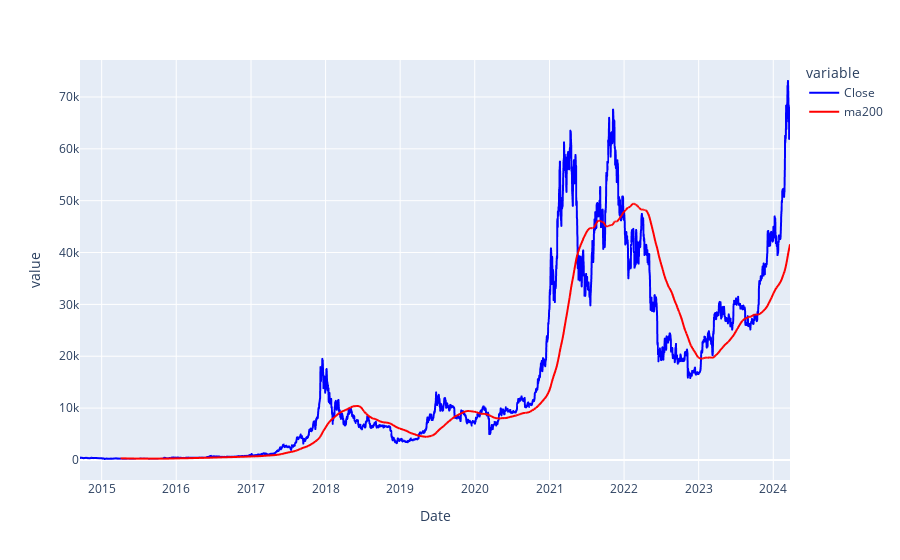

The notebook cell this image was saved under:
### Code cell
data['ma200'] = data['Close'].rolling(window=200).mean()
fig3 = px.line(data, x=data.index, y=['Close', 'ma200'], color_discrete_map={'Close': 'blue', 'ma200': 'red'})
fig3.show()

### Figure 1 — Plotly figure (JSON) as saved in the notebook; plotly's stock layout.template omitted (floating-point values rounded to 4 significant figures; data arrays with more than 128 entries replaced by an {"elided": "..."} marker saying what was removed)
{"data": [{"hovertemplate": "variable=Close<br>Date=%{x}<br>value=%{y}<extra></extra>", "legendgroup": "Close", "line": {"color": "blue", "dash": "solid"}, "marker": {"symbol": "circle"}, "mode": "lines", "name": "Close", "showlegend": true, "type": "scattergl", "x": {"elided": "3476 str values"}, "xaxis": "x", "y": {"elided": "3476 float values"}, "yaxis": "y"}, {"hovertemplate": "variable=ma200<br>Date=%{x}<br>value=%{y}<extra></extra>", "legendgroup": "ma200", "line": {"color": "red", "dash": "solid"}, "marker": {"symbol": "circle"}, "mode": "lines", "name": "ma200", "showlegend": true, "type": "scattergl", "x": {"elided": "3476 str values"}, "xaxis": "x", "y": {"elided": "3476 float values"}, "yaxis": "y"}], "layout": {"legend": {"title": {"text": "variable"}, "tracegroupgap": 0}, "margin": {"t": 60}, "xaxis": {"anchor": "y", "domain": [0, 1], "title": {"text": "Date"}}, "yaxis": {"anchor": "x", "domain": [0, 1], "title": {"text": "value"}}}}
